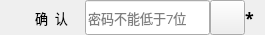
              <widget class="QWidget" name="widget_13" native="true">
               <property name="minimumSize">
                <size>
                 <width>0</width>
                 <height>35</height>
                </size>
               </property>
               <property name="maximumSize">
                <size>
                 <width>16777215</width>
                 <height>35</height>
                </size>
               </property>
               <layout class="QGridLayout" name="gridLayout_12">
                <property name="leftMargin">
                 <number>0</number>
                </property>
                <property name="topMargin">
                 <number>0</number>
                </property>
                <property name="rightMargin">
                 <number>0</number>
                </property>
                <property name="bottomMargin">
                 <number>0</number>
                </property>
                <property name="spacing">
                 <number>0</number>
                </property>
                <item row="0" column="0">
                 <widget class="QLabel" name="label_19">
                  <property name="minimumSize">
                   <size>
                    <width>35</width>
                    <height>35</height>
                   </size>
                  </property>
                  <property name="maximumSize">
                   <size>
                    <width>35</width>
                    <height>35</height>
                   </size>
                  </property>
                  <property name="font">
                   <font>
                    <family>微软雅黑</family>
                    <pointsize>10</pointsize>
                   </font>
                  </property>
                  <property name="text">
                   <string/>
                  </property>
                  <property name="scaledContents">
                   <bool>true</bool>
                  </property>
                 </widget>
                </item>
                <item row="0" column="1">
                 <widget class="QLabel" name="label_20">
                  <property name="minimumSize">
                   <size>
                    <width>50</width>
                    <height>35</height>
                   </size>
                  </property>
                  <property name="maximumSize">
                   <size>
                    <width>50</width>
                    <height>35</height>
                   </size>
                  </property>
                  <property name="font">
                   <font>
                    <family>微软雅黑</family>
                    <pointsize>10</pointsize>
                   </font>
                  </property>
                  <property name="text">
                   <string>确  认</string>
                  </property>
                 </widget>
                </item>
                <item row="0" column="4">
                 <widget class="QLabel" name="lab_surePwdTip">
                  <property name="minimumSize">
                   <size>
                    <width>20</width>
                    <height>0</height>
                   </size>
                  </property>
                  <property name="maximumSize">
                   <size>
                    <width>20</width>
                    <height>16777215</height>
                   </size>
                  </property>
                  <property name="font">
                   <font>
                    <family>微软雅黑</family>
                    <pointsize>12</pointsize>
                    <bold>true</bold>
                   </font>
                  </property>
                  <property name="text">
                   <string>*</string>
                  </property>
                 </widget>
                </item>
                <item row="0" column="2">
                 <widget class="QLineEdit" name="lineEdit_surePwd">
                  <property name="minimumSize">
                   <size>
                    <width>0</width>
                    <height>35</height>
                   </size>
                  </property>
                  <property name="maximumSize">
                   <size>
                    <width>16777215</width>
                    <height>35</height>
                   </size>
                  </property>
                  <property name="font">
                   <font>
                    <family>微软雅黑</family>
                    <pointsize>10</pointsize>
                   </font>
                  </property>
                  <property name="echoMode">
                   <enum>QLineEdit::Password</enum>
                  </property>
                  <property name="placeholderText">
                   <string>密码不能低于7位</string>
                  </property>
                 </widget>
                </item>
                <item row="0" column="3">
                 <widget class="QPushButton" name="btn_suerPwdVisible">
                  <property name="minimumSize">
                   <size>
                    <width>35</width>
                    <height>35</height>
                   </size>
                  </property>
                  <property name="maximumSize">
                   <size>
                    <width>35</width>
                    <height>35</height>
                   </size>
                  </property>
                  <property name="text">
                   <string/>
                  </property>
                  <property name="icon">
                   <iconset resource="../res.qrc">
                    <normaloff>:/img/pwdClose.png</normaloff>:/img/pwdClose.png</iconset>
                  </property>
                  <property name="iconSize">
                   <size>
                    <width>30</width>
                    <height>30</height>
                   </size>
                  </property>
                 </widget>
                </item>
               </layout>
              </widget>
